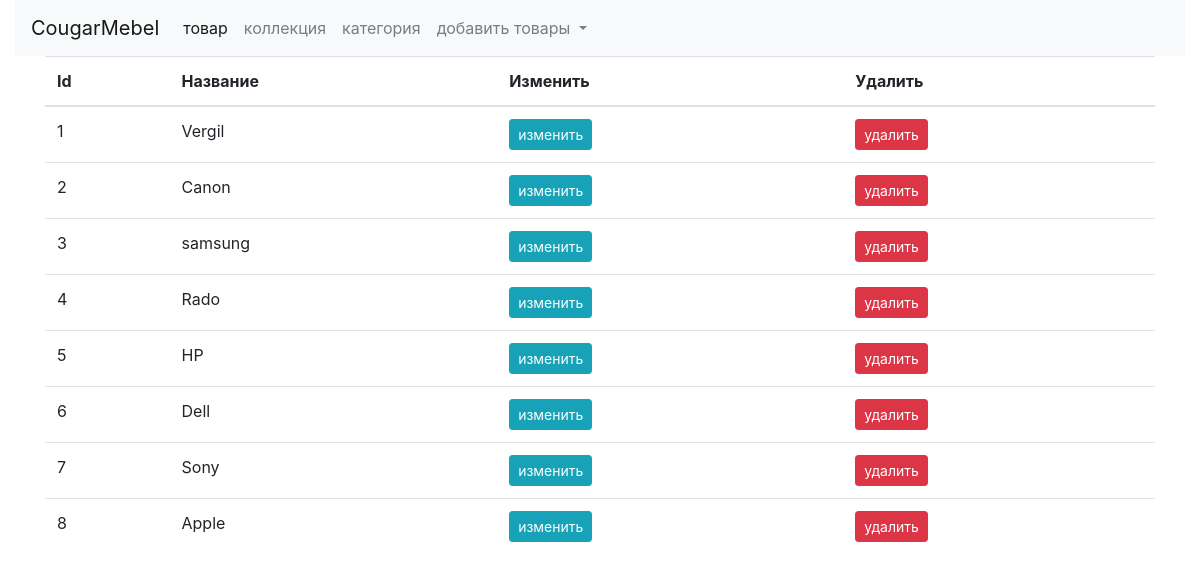
The app's page /brands, older data.
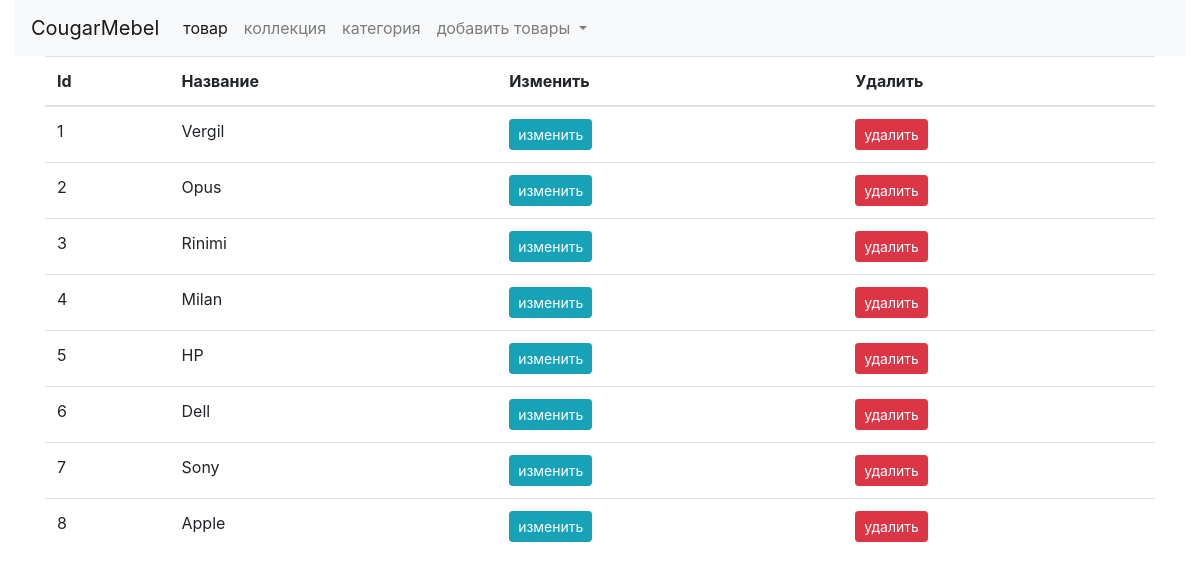
The same page, newer data.
### shop/products/models.py (models this page shows, shortened)
class Brand(db.Model):
    id = db.Column(db.Integer, primary_key=True)
    name = db.Column(db.String(30), unique=True, nullable=False)

### shop/admin/routes.py (the view)
@app.route('/brands')
def brands():
    brands = Brand.query.order_by(Brand.id.desc()).all()
    return render_template('admin/brand.html', title='коллекции',brands=brands)

### shop/templates/admin/brand.html (shortened to what this page needs)
{% extends 'layout.html' %} {% block content %}
<div class="container-fluid">
  <nav class="navbar navbar-expand-lg navbar-light bg-light">
    <a class="navbar-brand" href="{{url_for('admin')}}">CougarMebel</a>
    <div class="collapse navbar-collapse" id="navbarNavDropdown">
      <ul class="navbar-nav">
        <li class="nav-item active">
          <a class="nav-link" href="{{url_for('admin')}}"
            >товар <span class="sr-only">(current)</span></a
          >
        </li>
        <li class="nav-item">
          <a class="nav-link" href="{{url_for('brands')}}">коллекция</a>
        </li>
        <li class="nav-item">
          <a class="nav-link" href="{{url_for('categories')}}">категория</a>
        </li>
        <li class="nav-item dropdown">
          <a
            class="nav-link dropdown-toggle"
            href="#"
            id="navbarDropdownMenuLink"
            role="button"
            data-toggle="dropdown"
            aria-haspopup="true"
            aria-expanded="false"
          >
            добавить товары
          </a>
        </li>
      </ul>
    </div>
  </nav>
</div>
<div class="container">
  <table class="table tbale-sm">
    <thead>
      <th>Id</th>
      <th>Название</th>
      <th>Изменить</th>
      <th>Удалить</th>
    </thead>
    <tbody>
      {% if brands %} {% for brand in brands %}
      <tr>
        <td>{{loop.index}}</td>
        <td>{{ brand.name }}</td>
        <td>
          <a
            href="{{url_for('updatebrand', id=brand.id)}}"
            class="btn btn-sm btn-info"
            >изменить</a
          >
        </td>
        <td>
          <button
            type="button"
            class="btn btn-danger btn-sm"
            data-toggle="modal"
            data-target="#exampleModal-{{brand.id}}"
          >
            удалить
          </button>
        </td>
      </tr>
      {% endfor %} {% endif %}
    </tbody>
  </table>
</div>
{% endblock content %}

### shop/templates/layout.html (shortened to what this page needs)
<!DOCTYPE html>
<html lang="en">
<head>
  <link rel="stylesheet" href="{{url_for('static', filename='css/bootstrap.min.css')}}" />
</head>
<body>
  {% block content %} {% endblock content %}
</body>
</html>

Row changes from the older to the newer data that the page shows:
changed Brand: name "Canon" → "Opus"
changed Brand: name "samsung" → "Rinimi"
changed Brand: name "Rado" → "Milan"
